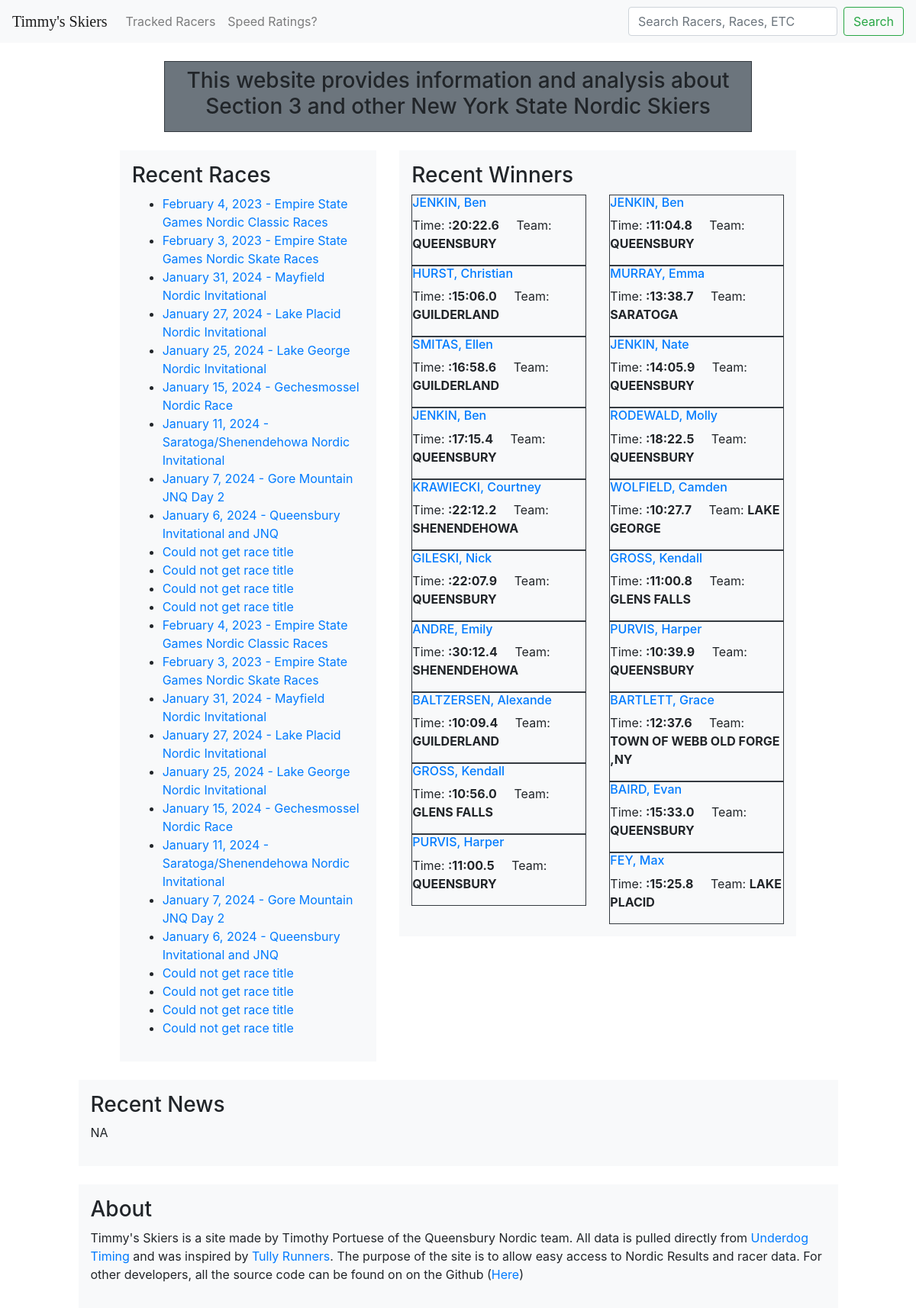
Before: / with the older database file.
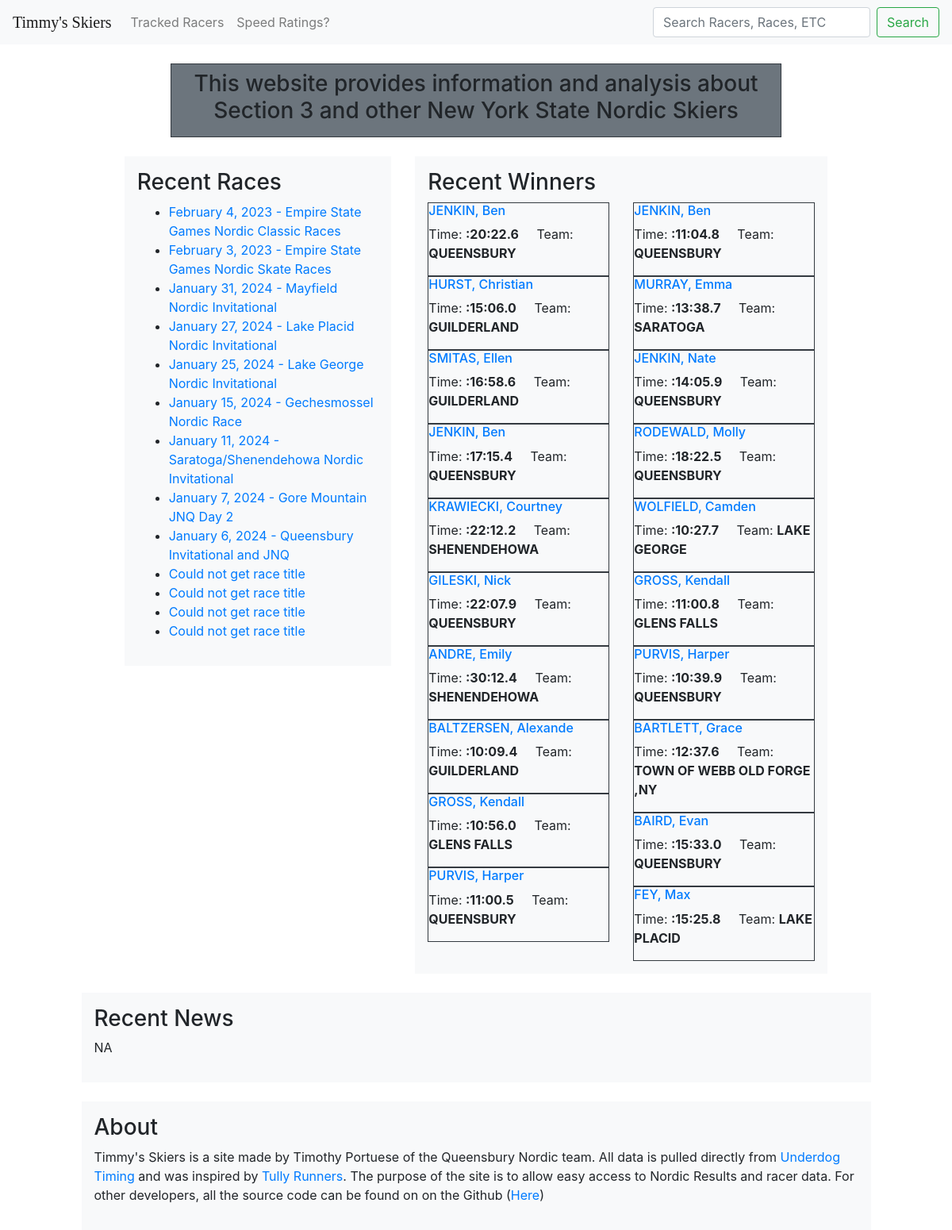
After: the same page with the newer database file.
### skiers/models.py (models this page shows)
class Sites(models.Model):
    site = models.CharField(max_length=255)
    title = models.CharField(max_length=255)

class Result(models.Model):
    racer = models.ForeignKey(Racer, on_delete=models.CASCADE)
    time = models.CharField(max_length=100)
    bib = models.IntegerField()
    place = models.IntegerField()
    score = models.FloatField()

class Racer(models.Model):
    firstname = models.CharField(max_length=100)
    lastname = models.CharField(max_length=100)
    team = models.CharField(max_length=50)

### skiers/views.py (the view)
# urls.py: path("", views.index, name="index"),
def index(request):
    races = Sites.objects.all()
    racers = []
    for result in Result.objects.all():
        if result.place == 1:
            result.racer.team = " ".join(str(result.racer.team).split(" ")[1:])
            racers.append(result)
    racers = racers[:20]
    return render(request, "skiers/index.html", {"races": races, "racers": racers})

### skiers/templates/skiers/index.html (shortened to what this page needs)
{% extends "skiers/layout.html" %}
{% block body %}
<br>
<div class="container col-8">
    <div class="row justify-content-center">
        <div class="col-12">
            <div class="border border-dark p-2 bg-secondary text-center">
                <h3 class="thanks-tully">This website provides information and analysis about Section 3 and other New
                    York State Nordic Skiers</h3>
            </div>
        </div>
    </div>
</div>
<div class="container mt-4 col-11">
    <div class="row justify-content-center">
        <div class="col-md-4 col-5">
            <div class="bg-light p-3">
                <h3>Recent Races</h3>
                <ul>
                    {% for race in races %}
                    <li><a href="{{race.site}}">{% if not race.title %}Could not get race title {% else%} {{race.title}}
                            {% endif %}</a></li>
                    {%endfor %}
                </ul>
            </div>
        </div>
        <div class="col-md-6 col-6">
            <div class="bg-light p-3">
                <h3>Recent Winners</h3>
                <div class="row">
                    <div class="col-md-6">
                        {% for race in racers %}
                        {% if forloop.counter <= 10 %} <div class="border border-dark">
                            <h6><a href="/racers/{{race.racer.id}}">{{ race.racer.lastname }} {{ race.racer.firstname}}</a></h6>
                            <p class="p-0">Time: <b>{{race.time}}</b> &nbsp; &nbsp; Team: <b>{{race.racer.team}}</b></p>
                    </div>
                    {% endif %}
                    {% endfor %}
                </div>
                <div class="col-md-6">
                    {% for race in racers %}
                    {% if forloop.counter > 10 %}
                    <div class="border border-dark">
                        <h6><a href="/racers/{{race.racer.id}}">{{ race.racer.lastname }} {{ race.racer.firstname }}</a>
                        </h6>
                        <p class="p-0">Time: <b>{{race.time}}</b> &nbsp; &nbsp; Team: <b>{{race.racer.team}}</b></p>
                    </div>
                    {% endif %}
                    {% endfor %}
                </div>
            </div>
        </div>
    </div>
</div>
</div>
<br>
<div class="row justify-content-center">
    <div class="col-md-10 col-10">
        <div class="bg-light p-3">
            <h3>Recent News</h3>
            <p>NA</p>
        </div>
    </div>
</div>
<br>
<div class="row justify-content-center">
    <div class="col-md-10 col-10">
        <div class="bg-light p-3">
            <h3>About</h3>
            <p>Timmy's Skiers is a site made by Timothy Portuese of the Queensbury Nordic team. All data is pulled
                directly from <a href="underdogtiming.com">Underdog Timing</a> and was inspired by <a
                    href="tullyrunners.com">Tully Runners</a>. The purpose of the site is to allow easy access to Nordic
                Results and racer data. For other developers, all the source code can be found on on the Github (<a
                    href="github.com/Mipppy/skiers">Here</a>) </p>
        </div>
    </div>
</div>
</div>
{% endblock %}

### skiers/templates/skiers/layout.html (shortened to what this page needs)
{% load static %}
<!DOCTYPE html>
<html lang="en">
<head>
    <link rel="stylesheet" href="{% static 'skiers/index.css' %}">
    <link rel="stylesheet" href="https://stackpath.bootstrapcdn.com/bootstrap/4.4.1/css/bootstrap.min.css"
>
</head>
<body>
    <nav class="navbar navbar-expand-lg navbar-light bg-light">
        <a class="navbar-brand" href="/" style="font-family: 'Libre Baskerville', serif;">Timmy's Skiers</a>
        <div class="collapse navbar-collapse" id="navbarSupportedContent">
            <ul class="navbar-nav mr-auto">
                <li class="nav-item">
                    <a class="nav-link" href="/tracked_racers">Tracked Racers</a>
                </li>
                <li class="nav-item">
                    <a class="nav-link" href="#">Speed Ratings?</a>
                </li>
            </ul>
            <form class="form-inline my-2 my-lg-0">
                <input class="form-control mr-sm-2" type="search" placeholder="Search Racers, Races, ETC" aria-label="Search">
                <button class="btn btn-outline-success my-2 my-sm-0" type="submit">Search</button>
            </form>
        </div>
    </nav>
    <div class="body">
        {% block body %}
        {% endblock%}
</body>
</html>

Changed rows visible on the page:
removed Sites: title "February 4, 2023 - Empire State Games Nordic Classic Races"
removed Sites: title "February 3, 2023 - Empire State Games Nordic Skate Races"
removed Sites: title "January 31, 2024 - Mayfield Nordic Invitational"
removed Sites: title "January 27, 2024 - Lake Placid Nordic Invitational"
removed Sites: title "January 25, 2024 - Lake George Nordic Invitational"
removed Sites: title "January 15, 2024 - Gechesmossel Nordic Race"
removed Sites: title "January 11, 2024 - Saratoga/Shenendehowa Nordic Invitational"
removed Sites: title "January 7, 2024 - Gore Mountain JNQ Day 2"
removed Sites: title "January 6, 2024 - Queensbury Invitational and JNQ"
removed Sites: title "Could not get race title"
removed Sites: title "Could not get race title"
removed Sites: title "Could not get race title"
removed Sites: title "Could not get race title"
